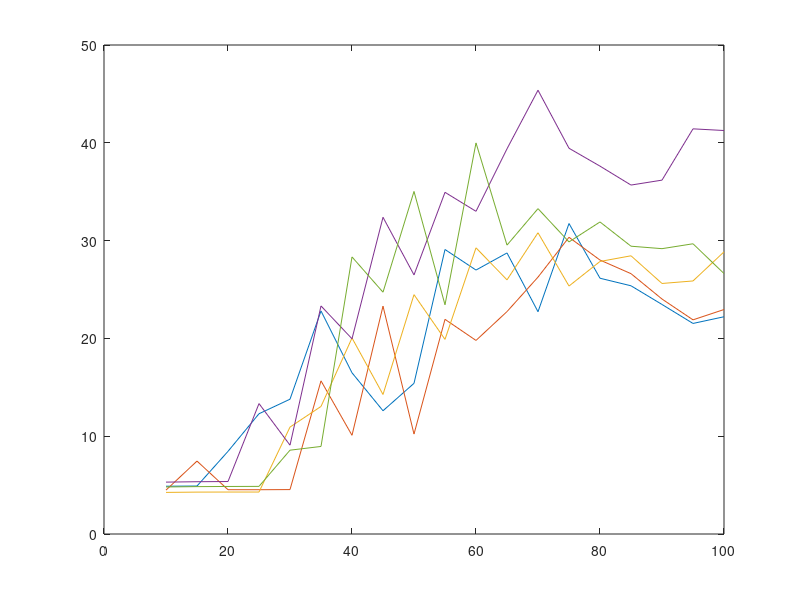

MATLAB code to generate this figure:
%% Show the outcomes

load('OutcomeExp1Clus.mat')
for HN=1:5
    
    plot(10:5:100,DataClus{HN}.perCLUSm)
    hold on
end